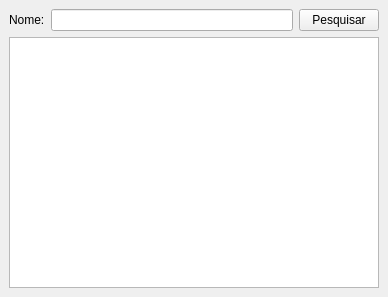
<?xml version="1.0" encoding="UTF-8"?>
<ui version="4.0">
 <class>MainWindow</class>
 <widget class="QMainWindow" name="MainWindow">
  <property name="geometry">
   <rect>
    <x>0</x>
    <y>0</y>
    <width>388</width>
    <height>297</height>
   </rect>
  </property>
  <property name="windowTitle">
   <string>Pesquisar Dados</string>
  </property>
  <widget class="QWidget" name="centralwidget">
   <layout class="QVBoxLayout" name="verticalLayout">
    <item>
     <layout class="QHBoxLayout" name="horizontalLayout">
      <item>
       <widget class="QLabel" name="label">
        <property name="text">
         <string>Nome:</string>
        </property>
       </widget>
      </item>
      <item>
       <widget class="QLineEdit" name="lineEdit"/>
      </item>
      <item>
       <widget class="QPushButton" name="pushButton">
        <property name="text">
         <string>Pesquisar</string>
        </property>
       </widget>
      </item>
     </layout>
    </item>
    <item>
     <widget class="QPlainTextEdit" name="plainTextEdit"/>
    </item>
   </layout>
  </widget>
 </widget>
 <resources/>
 <connections/>
</ui>
